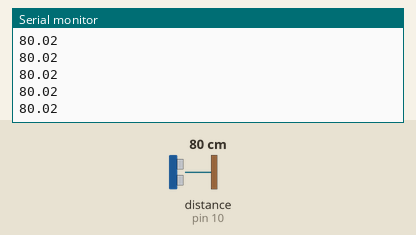
Bench run of a sketch on a simulated Arduino Uno, built with avr-gcc and run on an emulated ATmega328P. Parts: the last lines printed to the serial monitor. Wiring (inferred from the names in the program): ultrasonic range finder: trigger pin 11; echo pin 10. Inputs (shaded band) come from the test bench; at power-on: distance to the obstacle (sensor on pin 10) 80 cm. The echo pulse lasts 58.3 µs per cm.

Above: at 1.2 s.
1.3 s: distance to the obstacle (sensor on pin 10) set to 2 cm
At 2.2 s:
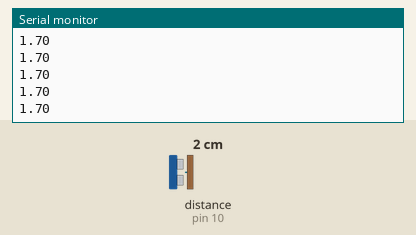
2.8 s: distance to the obstacle (sensor on pin 10) set to 4 cm
At 3.4 s:
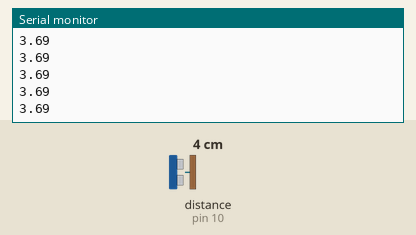
Timing chart, 0 to 5.8 s (numbered marks = the images above; inputs shaded):
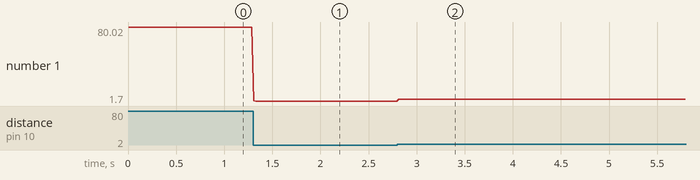

Measured:
- after the input at 1.3 s, the serial monitor: prints a new line at once (image 1)
- after the input at 2.8 s, the serial monitor: prints a new line at once (image 2)
- plotted number 1: 80.02 → 1.7 after the input at 1.3 s, 1.7 → 3.69 after the input at 2.8 s

The sketch:

ultrasonic_sensor_test.ino
```cpp
#include <Arduino.h>
// HC-SR04 Ultrasonic Sensor Test
// Wiring:
// VCC  -> 5V
// GND  -> GND
// TRIG -> D11
// ECHO -> D10

const int trigPin = 11;
const int echoPin = 10;

void setup() {
  Serial.begin(9600);
  pinMode(trigPin, OUTPUT);
  pinMode(echoPin, INPUT);
}

void loop() {
  long duration;
  float distance;

  // Clear the trigPin
  digitalWrite(trigPin, LOW);
  delayMicroseconds(2);

  // Set the trigPin HIGH for 10 microseconds
  digitalWrite(trigPin, HIGH);
  delayMicroseconds(10);
  digitalWrite(trigPin, LOW);

  // Read the echoPin
  duration = pulseIn(echoPin, HIGH);

  // Calculate the distance (cm)
  distance = duration * 0.0343 / 2;

  // Print the distance to Serial (for Serial Plotter)
  Serial.println(distance);

  delay(20);  // 50 Hz update rate
}
```
